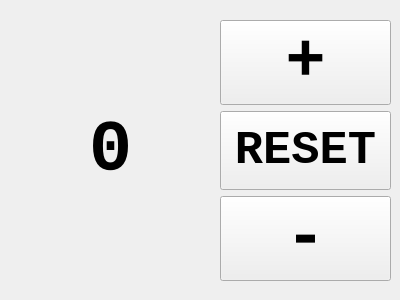
<?xml version="1.0" encoding="UTF-8"?>
<ui version="4.0">
 <class>Form</class>
 <widget class="QWidget" name="Form">
  <property name="geometry">
   <rect>
    <x>0</x>
    <y>0</y>
    <width>400</width>
    <height>300</height>
   </rect>
  </property>
  <property name="windowTitle">
   <string>Form</string>
  </property>
  <widget class="QLabel" name="num_label">
   <property name="geometry">
    <rect>
     <x>30</x>
     <y>20</y>
     <width>161</width>
     <height>261</height>
    </rect>
   </property>
   <property name="font">
    <font>
     <family>Courier New</family>
     <pointsize>54</pointsize>
     <bold>true</bold>
    </font>
   </property>
   <property name="text">
    <string>0</string>
   </property>
   <property name="alignment">
    <set>Qt::AlignCenter</set>
   </property>
  </widget>
  <widget class="QWidget" name="widget" native="true">
   <property name="geometry">
    <rect>
     <x>220</x>
     <y>20</y>
     <width>171</width>
     <height>261</height>
    </rect>
   </property>
   <layout class="QVBoxLayout" name="verticalLayout">
    <item>
     <widget class="QPushButton" name="inc_button">
      <property name="sizePolicy">
       <sizepolicy hsizetype="Minimum" vsizetype="Preferred">
        <horstretch>0</horstretch>
        <verstretch>0</verstretch>
       </sizepolicy>
      </property>
      <property name="font">
       <font>
        <family>Courier New</family>
        <pointsize>50</pointsize>
        <bold>true</bold>
       </font>
      </property>
      <property name="text">
       <string>+</string>
      </property>
     </widget>
    </item>
    <item>
     <widget class="QPushButton" name="reset_button">
      <property name="sizePolicy">
       <sizepolicy hsizetype="Minimum" vsizetype="Preferred">
        <horstretch>0</horstretch>
        <verstretch>0</verstretch>
       </sizepolicy>
      </property>
      <property name="font">
       <font>
        <family>Courier New</family>
        <pointsize>35</pointsize>
        <bold>true</bold>
       </font>
      </property>
      <property name="text">
       <string>RESET</string>
      </property>
     </widget>
    </item>
    <item>
     <widget class="QPushButton" name="dec_button">
      <property name="sizePolicy">
       <sizepolicy hsizetype="Minimum" vsizetype="Preferred">
        <horstretch>0</horstretch>
        <verstretch>0</verstretch>
       </sizepolicy>
      </property>
      <property name="font">
       <font>
        <family>Courier New</family>
        <pointsize>50</pointsize>
        <bold>true</bold>
       </font>
      </property>
      <property name="text">
       <string>-</string>
      </property>
     </widget>
    </item>
   </layout>
  </widget>
 </widget>
 <resources/>
 <connections/>
</ui>
